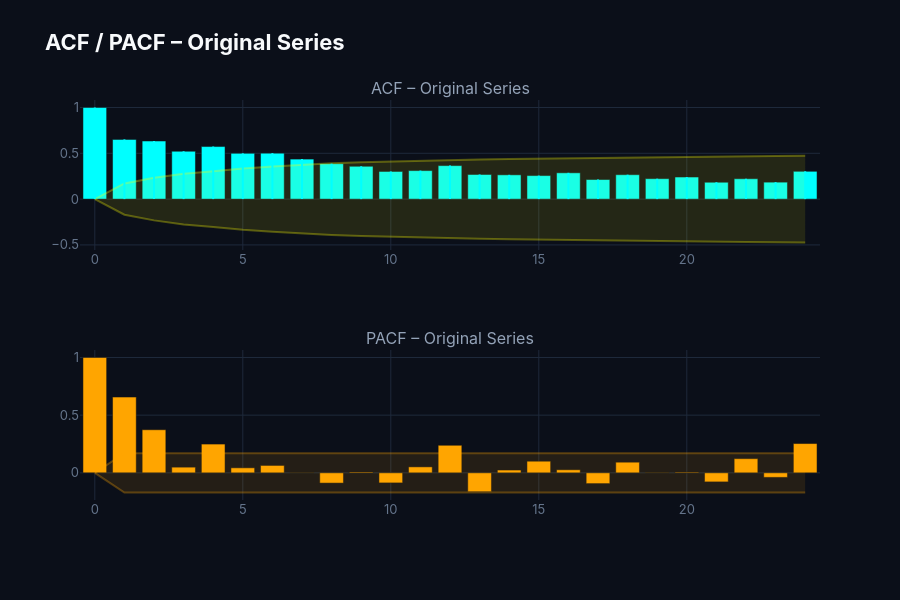
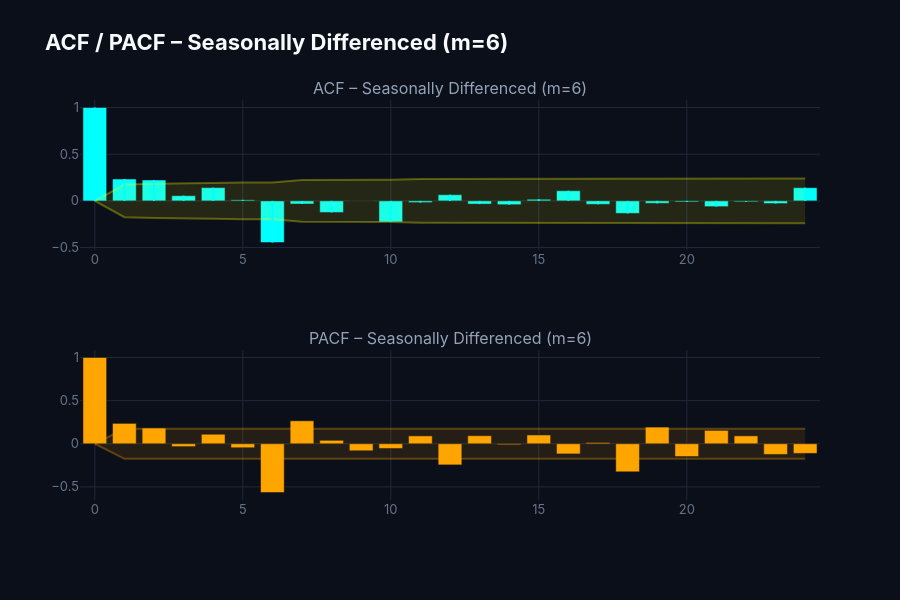

Notebook code cell kept with these figures, in order:
### Markdown cell above
### 4.3 ACF / PACF Correlograms

### Code cell
def plot_acf_pacf_custom(series, name, lags=24):
    s = series.dropna()
    acf_vals, acf_ci = acf(s, nlags=lags, alpha=0.05)
    pacf_vals, pacf_ci = pacf(s, nlags=lags, alpha=0.05)
    lag_x = list(range(lags + 1))
    fig = make_subplots(rows=2, cols=1, subplot_titles=[f'ACF \u2013 {name}', f'PACF \u2013 {name}'])
    for i, v in enumerate(acf_vals):
        fig.add_shape(type='line', x0=i, x1=i, y0=0, y1=v, row=1, col=1,
                      line=dict(color='cyan', width=2))
    fig.add_trace(go.Scatter(x=lag_x, y=acf_ci[:, 1] - acf_vals, fill=None, mode='lines',
                             line=dict(color='rgba(255,255,0,0.3)'), showlegend=False), row=1, col=1)
    fig.add_trace(go.Scatter(x=lag_x, y=acf_ci[:, 0] - acf_vals, fill='tonexty', mode='lines',
                             fillcolor='rgba(255,255,0,0.1)', line=dict(color='rgba(255,255,0,0.3)'),
                             showlegend=False), row=1, col=1)
    fig.add_trace(go.Bar(x=lag_x, y=acf_vals, marker_color='cyan', showlegend=False), row=1, col=1)
    fig.add_trace(go.Scatter(x=lag_x, y=pacf_ci[:, 1] - pacf_vals, fill=None, mode='lines',
                             line=dict(color='rgba(255,165,0,0.3)'), showlegend=False), row=2, col=1)
    fig.add_trace(go.Scatter(x=lag_x, y=pacf_ci[:, 0] - pacf_vals, fill='tonexty', mode='lines',
                             fillcolor='rgba(255,165,0,0.1)', line=dict(color='rgba(255,165,0,0.3)'),
                             showlegend=False), row=2, col=1)
    fig.add_trace(go.Bar(x=lag_x, y=pacf_vals, marker_color='orange', showlegend=False), row=2, col=1)
    fig.update_layout(height=600, title_text=f'ACF / PACF \u2013 {name}', margin=dict(b=100))
    fig.show()

plot_acf_pacf_custom(targets['Target_TEU'], 'Original Series')
plot_acf_pacf_custom(targets['Target_TEU'].diff(M_SEASONAL).dropna(),
                     f'Seasonally Differenced (m={M_SEASONAL})')

### Figure 1 — Plotly figure (JSON) as saved in the notebook; plotly's stock layout.template omitted (floating-point values rounded to 4 significant figures)
{"data": [{"line": {"color": "rgba(255,255,0,0.3)"}, "mode": "lines", "showlegend": false, "type": "scatter", "x": [0, 1, 2, 3, 4, 5, 6, 7, 8, 9, 10, 11, 12, 13, 14, 15, 16, 17, 18, 19, 20, 21, 22, 23, 24], "xaxis": "x", "y": [0.0, 0.1706, 0.232, 0.2779, 0.3051, 0.3351, 0.3561, 0.3761, 0.3906, 0.4016, 0.4108, 0.4172, 0.4239, 0.433, 0.4378, 0.4424, 0.4468, 0.4521, 0.455, 0.4595, 0.4627, 0.4663, 0.4684, 0.4715, 0.4736], "yaxis": "y"}, {"fill": "tonexty", "fillcolor": "rgba(255,255,0,0.1)", "line": {"color": "rgba(255,255,0,0.3)"}, "mode": "lines", "showlegend": false, "type": "scatter", "x": [0, 1, 2, 3, 4, 5, 6, 7, 8, 9, 10, 11, 12, 13, 14, 15, 16, 17, 18, 19, 20, 21, 22, 23, 24], "xaxis": "x", "y": [0.0, -0.1706, -0.232, -0.2779, -0.3051, -0.3351, -0.3561, -0.3761, -0.3906, -0.4016, -0.4108, -0.4172, -0.4239, -0.433, -0.4378, -0.4424, -0.4468, -0.4521, -0.455, -0.4595, -0.4627, -0.4663, -0.4684, -0.4715, -0.4736], "yaxis": "y"}, {"marker": {"color": "cyan"}, "showlegend": false, "type": "bar", "x": [0, 1, 2, 3, 4, 5, 6, 7, 8, 9, 10, 11, 12, 13, 14, 15, 16, 17, 18, 19, 20, 21, 22, 23, 24], "xaxis": "x", "y": [1.0, 0.6519, 0.6341, 0.5222, 0.5737, 0.4995, 0.5018, 0.437, 0.387, 0.3583, 0.3019, 0.3112, 0.3656, 0.2688, 0.2649, 0.2568, 0.287, 0.2137, 0.2664, 0.2232, 0.241, 0.184, 0.2224, 0.1851, 0.3035], "yaxis": "y"}, {"line": {"color": "rgba(255,165,0,0.3)"}, "mode": "lines", "showlegend": false, "type": "scatter", "x": [0, 1, 2, 3, 4, 5, 6, 7, 8, 9, 10, 11, 12, 13, 14, 15, 16, 17, 18, 19, 20, 21, 22, 23, 24], "xaxis": "x2", "y": [0.0, 0.1706, 0.1706, 0.1706, 0.1706, 0.1706, 0.1706, 0.1706, 0.1706, 0.1706, 0.1706, 0.1706, 0.1706, 0.1706, 0.1706, 0.1706, 0.1706, 0.1706, 0.1706, 0.1706, 0.1706, 0.1706, 0.1706, 0.1706, 0.1706], "yaxis": "y2"}, {"fill": "tonexty", "fillcolor": "rgba(255,165,0,0.1)", "line": {"color": "rgba(255,165,0,0.3)"}, "mode": "lines", "showlegend": false, "type": "scatter", "x": [0, 1, 2, 3, 4, 5, 6, 7, 8, 9, 10, 11, 12, 13, 14, 15, 16, 17, 18, 19, 20, 21, 22, 23, 24], "xaxis": "x2", "y": [0.0, -0.1706, -0.1706, -0.1706, -0.1706, -0.1706, -0.1706, -0.1706, -0.1706, -0.1706, -0.1706, -0.1706, -0.1706, -0.1706, -0.1706, -0.1706, -0.1706, -0.1706, -0.1706, -0.1706, -0.1706, -0.1706, -0.1706, -0.1706, -0.1706], "yaxis": "y2"}, {"marker": {"color": "orange"}, "showlegend": false, "type": "bar", "x": [0, 1, 2, 3, 4, 5, 6, 7, 8, 9, 10, 11, 12, 13, 14, 15, 16, 17, 18, 19, 20, 21, 22, 23, 24], "xaxis": "x2", "y": [1.0, 0.6569, 0.3736, 0.04914, 0.2494, 0.04329, 0.06399, 0.001657, -0.08895, 0.007044, -0.08735, 0.0515, 0.2388, -0.1633, 0.02406, 0.1007, 0.02638, -0.09329, 0.09222, 0.002312, 0.006156, -0.07855, 0.1228, -0.03932, 0.2539], "yaxis": "y2"}], "layout": {"annotations": [{"font": {"size": 16}, "showarrow": false, "text": "ACF – Original Series", "x": 0.5, "xanchor": "center", "xref": "paper", "y": 1, "yanchor": "bottom", "yref": "paper"}, {"font": {"size": 16}, "showarrow": false, "text": "PACF – Original Series", "x": 0.5, "xanchor": "center", "xref": "paper", "y": 0.375, "yanchor": "bottom", "yref": "paper"}], "height": 600, "margin": {"b": 100}, "shapes": [{"line": {"color": "cyan", "width": 2}, "type": "line", "x0": 0, "x1": 0, "xref": "x", "y0": 0, "y1": 1, "yref": "y"}, {"line": {"color": "cyan", "width": 2}, "type": "line", "x0": 1, "x1": 1, "xref": "x", "y0": 0, "y1": 0.6519, "yref": "y"}, {"line": {"color": "cyan", "width": 2}, "type": "line", "x0": 2, "x1": 2, "xref": "x", "y0": 0, "y1": 0.6341, "yref": "y"}, {"line": {"color": "cyan", "width": 2}, "type": "line", "x0": 3, "x1": 3, "xref": "x", "y0": 0, "y1": 0.5222, "yref": "y"}, {"line": {"color": "cyan", "width": 2}, "type": "line", "x0": 4, "x1": 4, "xref": "x", "y0": 0, "y1": 0.5737, "yref": "y"}, {"line": {"color": "cyan", "width": 2}, "type": "line", "x0": 5, "x1": 5, "xref": "x", "y0": 0, "y1": 0.4995, "yref": "y"}, {"line": {"color": "cyan", "width": 2}, "type": "line", "x0": 6, "x1": 6, "xref": "x", "y0": 0, "y1": 0.5018, "yref": "y"}, {"line": {"color": "cyan", "width": 2}, "type": "line", "x0": 7, "x1": 7, "xref": "x", "y0": 0, "y1": 0.437, "yref": "y"}, {"line": {"color": "cyan", "width": 2}, "type": "line", "x0": 8, "x1": 8, "xref": "x", "y0": 0, "y1": 0.387, "yref": "y"}, {"line": {"color": "cyan", "width": 2}, "type": "line", "x0": 9, "x1": 9, "xref": "x", "y0": 0, "y1": 0.3583, "yref": "y"}, {"line": {"color": "cyan", "width": 2}, "type": "line", "x0": 10, "x1": 10, "xref": "x", "y0": 0, "y1": 0.3019, "yref": "y"}, {"line": {"color": "cyan", "width": 2}, "type": "line", "x0": 11, "x1": 11, "xref": "x", "y0": 0, "y1": 0.3112, "yref": "y"}, {"line": {"color": "cyan", "width": 2}, "type": "line", "x0": 12, "x1": 12, "xref": "x", "y0": 0, "y1": 0.3656, "yref": "y"}, {"line": {"color": "cyan", "width": 2}, "type": "line", "x0": 13, "x1": 13, "xref": "x", "y0": 0, "y1": 0.2688, "yref": "y"}, {"line": {"color": "cyan", "width": 2}, "type": "line", "x0": 14, "x1": 14, "xref": "x", "y0": 0, "y1": 0.2649, "yref": "y"}, {"line": {"color": "cyan", "width": 2}, "type": "line", "x0": 15, "x1": 15, "xref": "x", "y0": 0, "y1": 0.2568, "yref": "y"}, {"line": {"color": "cyan", "width": 2}, "type": "line", "x0": 16, "x1": 16, "xref": "x", "y0": 0, "y1": 0.287, "yref": "y"}, {"line": {"color": "cyan", "width": 2}, "type": "line", "x0": 17, "x1": 17, "xref": "x", "y0": 0, "y1": 0.2137, "yref": "y"}, {"line": {"color": "cyan", "width": 2}, "type": "line", "x0": 18, "x1": 18, "xref": "x", "y0": 0, "y1": 0.2664, "yref": "y"}, {"line": {"color": "cyan", "width": 2}, "type": "line", "x0": 19, "x1": 19, "xref": "x", "y0": 0, "y1": 0.2232, "yref": "y"}, {"line": {"color": "cyan", "width": 2}, "type": "line", "x0": 20, "x1": 20, "xref": "x", "y0": 0, "y1": 0.241, "yref": "y"}, {"line": {"color": "cyan", "width": 2}, "type": "line", "x0": 21, "x1": 21, "xref": "x", "y0": 0, "y1": 0.184, "yref": "y"}, {"line": {"color": "cyan", "width": 2}, "type": "line", "x0": 22, "x1": 22, "xref": "x", "y0": 0, "y1": 0.2224, "yref": "y"}, {"line": {"color": "cyan", "width": 2}, "type": "line", "x0": 23, "x1": 23, "xref": "x", "y0": 0, "y1": 0.1851, "yref": "y"}, {"line": {"color": "cyan", "width": 2}, "type": "line", "x0": 24, "x1": 24, "xref": "x", "y0": 0, "y1": 0.3035, "yref": "y"}], "title": {"text": "ACF / PACF – Original Series"}, "xaxis": {"anchor": "y", "domain": [0, 1]}, "xaxis2": {"anchor": "y2", "domain": [0, 1]}, "yaxis": {"anchor": "x", "domain": [0.625, 1]}, "yaxis2": {"anchor": "x2", "domain": [0, 0.375]}}}

### Figure 2 — Plotly figure (JSON) as saved in the notebook; plotly's stock layout.template omitted (floating-point values rounded to 4 significant figures)
{"data": [{"line": {"color": "rgba(255,255,0,0.3)"}, "mode": "lines", "showlegend": false, "type": "scatter", "x": [0, 1, 2, 3, 4, 5, 6, 7, 8, 9, 10, 11, 12, 13, 14, 15, 16, 17, 18, 19, 20, 21, 22, 23, 24], "xaxis": "x", "y": [0.0, 0.1746, 0.184, 0.1921, 0.1926, 0.1957, 0.1957, 0.2246, 0.2247, 0.2268, 0.2268, 0.2335, 0.2335, 0.2341, 0.2342, 0.2344, 0.2345, 0.236, 0.2362, 0.2385, 0.2386, 0.2386, 0.2391, 0.2391, 0.2392], "yaxis": "y"}, {"fill": "tonexty", "fillcolor": "rgba(255,255,0,0.1)", "line": {"color": "rgba(255,255,0,0.3)"}, "mode": "lines", "showlegend": false, "type": "scatter", "x": [0, 1, 2, 3, 4, 5, 6, 7, 8, 9, 10, 11, 12, 13, 14, 15, 16, 17, 18, 19, 20, 21, 22, 23, 24], "xaxis": "x", "y": [0.0, -0.1746, -0.184, -0.1921, -0.1926, -0.1957, -0.1957, -0.2246, -0.2247, -0.2268, -0.2268, -0.2335, -0.2335, -0.2341, -0.2342, -0.2344, -0.2345, -0.236, -0.2362, -0.2385, -0.2386, -0.2386, -0.2391, -0.2391, -0.2392], "yaxis": "y"}, {"marker": {"color": "cyan"}, "showlegend": false, "type": "bar", "x": [0, 1, 2, 3, 4, 5, 6, 7, 8, 9, 10, 11, 12, 13, 14, 15, 16, 17, 18, 19, 20, 21, 22, 23, 24], "xaxis": "x", "y": [1.0, 0.2345, 0.2236, 0.05558, 0.1419, 0.01104, -0.4457, -0.03366, -0.1239, 0.0001553, -0.2247, -0.01781, 0.06582, -0.03425, -0.04043, 0.01729, 0.1086, -0.03687, -0.1338, -0.02584, -0.01091, -0.06126, -0.009829, -0.02839, 0.1412], "yaxis": "y"}, {"line": {"color": "rgba(255,165,0,0.3)"}, "mode": "lines", "showlegend": false, "type": "scatter", "x": [0, 1, 2, 3, 4, 5, 6, 7, 8, 9, 10, 11, 12, 13, 14, 15, 16, 17, 18, 19, 20, 21, 22, 23, 24], "xaxis": "x2", "y": [0.0, 0.1746, 0.1746, 0.1746, 0.1746, 0.1746, 0.1746, 0.1746, 0.1746, 0.1746, 0.1746, 0.1746, 0.1746, 0.1746, 0.1746, 0.1746, 0.1746, 0.1746, 0.1746, 0.1746, 0.1746, 0.1746, 0.1746, 0.1746, 0.1746], "yaxis": "y2"}, {"fill": "tonexty", "fillcolor": "rgba(255,165,0,0.1)", "line": {"color": "rgba(255,165,0,0.3)"}, "mode": "lines", "showlegend": false, "type": "scatter", "x": [0, 1, 2, 3, 4, 5, 6, 7, 8, 9, 10, 11, 12, 13, 14, 15, 16, 17, 18, 19, 20, 21, 22, 23, 24], "xaxis": "x2", "y": [0.0, -0.1746, -0.1746, -0.1746, -0.1746, -0.1746, -0.1746, -0.1746, -0.1746, -0.1746, -0.1746, -0.1746, -0.1746, -0.1746, -0.1746, -0.1746, -0.1746, -0.1746, -0.1746, -0.1746, -0.1746, -0.1746, -0.1746, -0.1746, -0.1746], "yaxis": "y2"}, {"marker": {"color": "orange"}, "showlegend": false, "type": "bar", "x": [0, 1, 2, 3, 4, 5, 6, 7, 8, 9, 10, 11, 12, 13, 14, 15, 16, 17, 18, 19, 20, 21, 22, 23, 24], "xaxis": "x2", "y": [1.0, 0.2363, 0.1815, -0.03275, 0.11, -0.04588, -0.5651, 0.2661, 0.03981, -0.08109, -0.05439, 0.09115, -0.245, 0.09311, -0.01083, 0.1014, -0.1176, 0.01367, -0.3251, 0.193, -0.1476, 0.1546, 0.09151, -0.1236, -0.1117], "yaxis": "y2"}], "layout": {"annotations": [{"font": {"size": 16}, "showarrow": false, "text": "ACF – Seasonally Differenced (m=6)", "x": 0.5, "xanchor": "center", "xref": "paper", "y": 1, "yanchor": "bottom", "yref": "paper"}, {"font": {"size": 16}, "showarrow": false, "text": "PACF – Seasonally Differenced (m=6)", "x": 0.5, "xanchor": "center", "xref": "paper", "y": 0.375, "yanchor": "bottom", "yref": "paper"}], "height": 600, "margin": {"b": 100}, "shapes": [{"line": {"color": "cyan", "width": 2}, "type": "line", "x0": 0, "x1": 0, "xref": "x", "y0": 0, "y1": 1, "yref": "y"}, {"line": {"color": "cyan", "width": 2}, "type": "line", "x0": 1, "x1": 1, "xref": "x", "y0": 0, "y1": 0.2345, "yref": "y"}, {"line": {"color": "cyan", "width": 2}, "type": "line", "x0": 2, "x1": 2, "xref": "x", "y0": 0, "y1": 0.2236, "yref": "y"}, {"line": {"color": "cyan", "width": 2}, "type": "line", "x0": 3, "x1": 3, "xref": "x", "y0": 0, "y1": 0.05558, "yref": "y"}, {"line": {"color": "cyan", "width": 2}, "type": "line", "x0": 4, "x1": 4, "xref": "x", "y0": 0, "y1": 0.1419, "yref": "y"}, {"line": {"color": "cyan", "width": 2}, "type": "line", "x0": 5, "x1": 5, "xref": "x", "y0": 0, "y1": 0.01104, "yref": "y"}, {"line": {"color": "cyan", "width": 2}, "type": "line", "x0": 6, "x1": 6, "xref": "x", "y0": 0, "y1": -0.4457, "yref": "y"}, {"line": {"color": "cyan", "width": 2}, "type": "line", "x0": 7, "x1": 7, "xref": "x", "y0": 0, "y1": -0.03366, "yref": "y"}, {"line": {"color": "cyan", "width": 2}, "type": "line", "x0": 8, "x1": 8, "xref": "x", "y0": 0, "y1": -0.1239, "yref": "y"}, {"line": {"color": "cyan", "width": 2}, "type": "line", "x0": 9, "x1": 9, "xref": "x", "y0": 0, "y1": 0.0001553, "yref": "y"}, {"line": {"color": "cyan", "width": 2}, "type": "line", "x0": 10, "x1": 10, "xref": "x", "y0": 0, "y1": -0.2247, "yref": "y"}, {"line": {"color": "cyan", "width": 2}, "type": "line", "x0": 11, "x1": 11, "xref": "x", "y0": 0, "y1": -0.01781, "yref": "y"}, {"line": {"color": "cyan", "width": 2}, "type": "line", "x0": 12, "x1": 12, "xref": "x", "y0": 0, "y1": 0.06582, "yref": "y"}, {"line": {"color": "cyan", "width": 2}, "type": "line", "x0": 13, "x1": 13, "xref": "x", "y0": 0, "y1": -0.03425, "yref": "y"}, {"line": {"color": "cyan", "width": 2}, "type": "line", "x0": 14, "x1": 14, "xref": "x", "y0": 0, "y1": -0.04043, "yref": "y"}, {"line": {"color": "cyan", "width": 2}, "type": "line", "x0": 15, "x1": 15, "xref": "x", "y0": 0, "y1": 0.01729, "yref": "y"}, {"line": {"color": "cyan", "width": 2}, "type": "line", "x0": 16, "x1": 16, "xref": "x", "y0": 0, "y1": 0.1086, "yref": "y"}, {"line": {"color": "cyan", "width": 2}, "type": "line", "x0": 17, "x1": 17, "xref": "x", "y0": 0, "y1": -0.03687, "yref": "y"}, {"line": {"color": "cyan", "width": 2}, "type": "line", "x0": 18, "x1": 18, "xref": "x", "y0": 0, "y1": -0.1338, "yref": "y"}, {"line": {"color": "cyan", "width": 2}, "type": "line", "x0": 19, "x1": 19, "xref": "x", "y0": 0, "y1": -0.02584, "yref": "y"}, {"line": {"color": "cyan", "width": 2}, "type": "line", "x0": 20, "x1": 20, "xref": "x", "y0": 0, "y1": -0.01091, "yref": "y"}, {"line": {"color": "cyan", "width": 2}, "type": "line", "x0": 21, "x1": 21, "xref": "x", "y0": 0, "y1": -0.06126, "yref": "y"}, {"line": {"color": "cyan", "width": 2}, "type": "line", "x0": 22, "x1": 22, "xref": "x", "y0": 0, "y1": -0.009829, "yref": "y"}, {"line": {"color": "cyan", "width": 2}, "type": "line", "x0": 23, "x1": 23, "xref": "x", "y0": 0, "y1": -0.02839, "yref": "y"}, {"line": {"color": "cyan", "width": 2}, "type": "line", "x0": 24, "x1": 24, "xref": "x", "y0": 0, "y1": 0.1412, "yref": "y"}], "title": {"text": "ACF / PACF – Seasonally Differenced (m=6)"}, "xaxis": {"anchor": "y", "domain": [0, 1]}, "xaxis2": {"anchor": "y2", "domain": [0, 1]}, "yaxis": {"anchor": "x", "domain": [0.625, 1]}, "yaxis2": {"anchor": "x2", "domain": [0, 0.375]}}}
